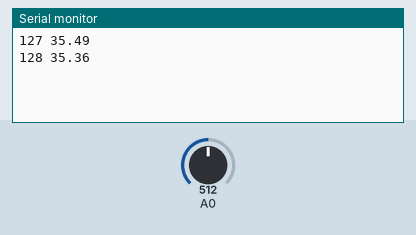
A sketch run on a simulated Arduino Uno, built with avr-gcc and run on an emulated ATmega328P. Parts: the last lines printed to the serial monitor. The test bench sets the inputs (shaded band); at power-on: A0 = 512.

Above: at 1.2 s.
1.3 s: A0 set to 716
At 2.6 s:
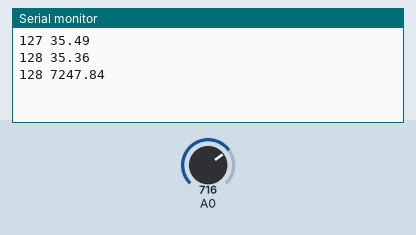
2.8 s: A0 set to 900
At 3.4 s:
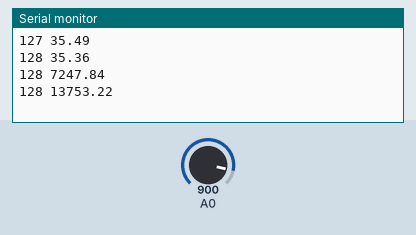
Timing chart, 0 to 5.8 s (numbered marks = the images above; inputs shaded):
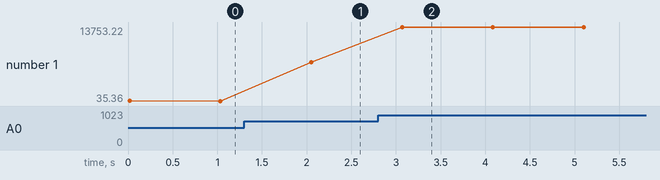

Measured:
- after the input at 1.3 s, the serial monitor: prints a new line after 0.75 s (image 1)
- after the input at 2.8 s, the serial monitor: prints a new line after 0.27 s (image 2)
- plotted number 1: 35.36 → 7247.84 after the input at 1.3 s, 7247.84 → 13753.22 after the input at 2.8 s

The sketch:

currentmonitor.ino
```cpp
void setup() {
  // initialize serial communications at 9600 bps:
  Serial.begin(9600);
}


void loop() {
   int i = 0;                        // declare and initialize counter
   double accumulator = 0.0;    // accumulator variable to store samples
   double sample;
   unsigned long start = micros();
   while (micros()<  start + 16667){
     sample= analogRead(A0)-511;
     accumulator = accumulator + sq(sample) ;  // read A/D pin
     i++;
   }

   accumulator = sqrt(accumulator) / i;
   Serial.print(i);
   Serial.print(" ");
   Serial.println(accumulator*400.0);
   delay(1000);
}
```
